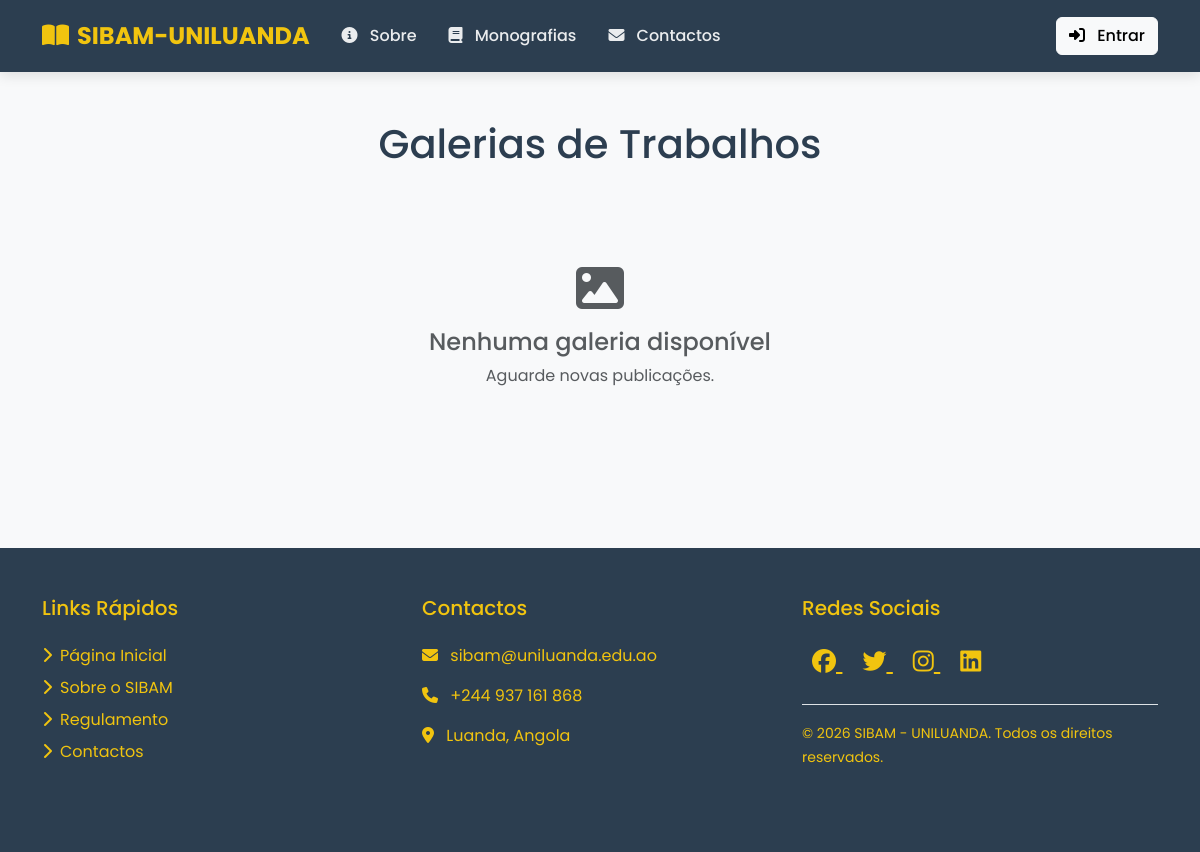
The app's page /galerias.php, older data.
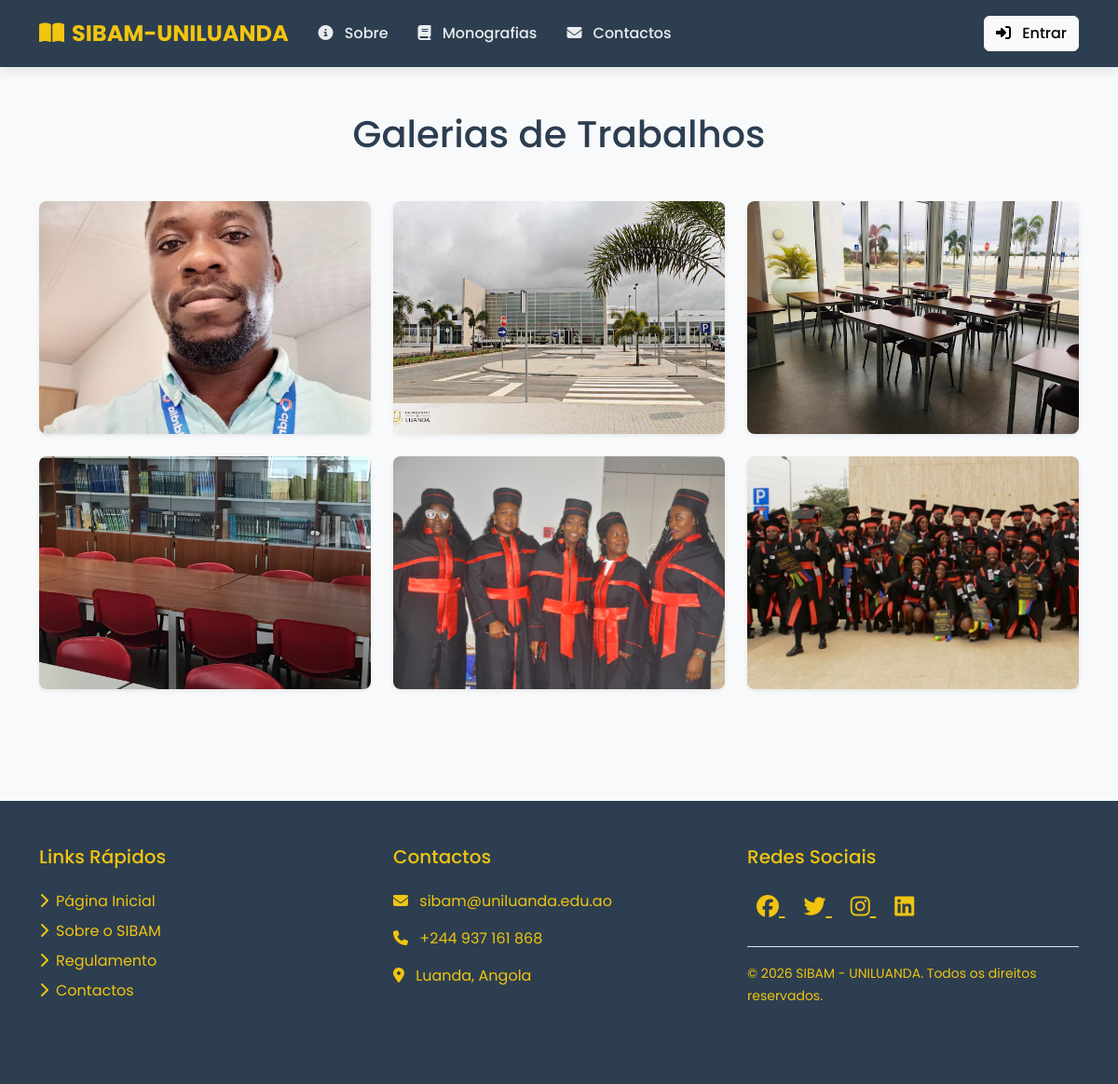
The same page, newer data.
### tables this page shows
CREATE TABLE `galerias` (
  `id` int NOT NULL AUTO_INCREMENT,
  `titulo` varchar(255) NOT NULL,
  `descricao` text,
  `imagem` varchar(255) NOT NULL,
  `categoria_id` int DEFAULT NULL,
  `status` enum('ativo','inativo') DEFAULT 'ativo',
  `usuario_id` int DEFAULT NULL,
  `data_criacao` timestamp NULL DEFAULT CURRENT_TIMESTAMP,
  `visualizacoes` int DEFAULT '0',
  PRIMARY KEY (`id`),
  KEY `idx_status` (`status`),
  KEY `idx_categoria` (`categoria_id`),
  KEY `idx_data` (`data_criacao`),
  CONSTRAINT `galerias_ibfk_1` FOREIGN KEY (`categoria_id`) REFERENCES `categorias_galeria` (`id`) ON DELETE SET NULL
);

### includes/config.php (called while the page is built, shortened)
<?php
function isLoggedIn() {
    return isset($_SESSION['logged_in']) && $_SESSION['logged_in'] === true;
}
?>

### galerias.php (the view, shortened to what this page needs)
<?php
require_once 'includes/config.php';
$page = isset($_GET['page']) ? (int)$_GET['page'] : 1;
$limit = 12;
$offset = ($page - 1) * $limit;
$query = "SELECT g.*, c.nome AS categoria, u.nome AS autor
          FROM galerias g
          LEFT JOIN categorias_galeria c ON g.categoria_id = c.id
          LEFT JOIN usuarios u ON g.usuario_id = u.id
          WHERE g.status = 'ativo'  -- ADICIONE ESTA LINHA
          ORDER BY g.data_criacao DESC
          LIMIT :limit OFFSET :offset";
$stmt = $db->prepare($query);
$stmt->bindParam(':limit', $limit, PDO::PARAM_INT);
$stmt->bindParam(':offset', $offset, PDO::PARAM_INT);
$stmt->execute();
$galerias = $stmt->fetchAll(PDO::FETCH_ASSOC);
?>
<!DOCTYPE html>
<html lang="pt-pt">
<head>
    <?php include 'includes/head.php'; ?>
</head>
<body>
    <?php include 'includes/header.php'; ?>
    <div class="container py-5">
        <h1 class="text-center mb-5">Galerias de Trabalhos</h1>
        <?php if (count($galerias) > 0): ?>
            <div class="row">
                <?php foreach ($galerias as $galeria): ?>
                    <div class="col-md-6 col-lg-4 mb-4">
                        <div class="gallery-item shadow-sm">
                            <img src="assets/uploads/galerias/<?php echo htmlspecialchars($galeria['imagem']); ?>"
                                 alt="<?php echo htmlspecialchars($galeria['titulo']); ?>"
                                 onerror="this.src='assets/images/placeholder.jpg'">
                        </div>
                    </div>
                <?php endforeach; ?>
            </div>
        <?php else: ?>
            <div class="text-center py-5">
                <i class="fas fa-image fa-3x text-muted mb-3"></i>
                <h4 class="text-muted">Nenhuma galeria disponível</h4>
                <p class="text-muted">Aguarde novas publicações.</p>
            </div>
        <?php endif; ?>
    </div>
    <?php include 'includes/footer.php'; ?>
</body>
</html>

### includes/head.php (shortened to what this page needs)
<link href="https://cdn.jsdelivr.net/npm/bootstrap@5.3.3/dist/css/bootstrap.min.css" rel="stylesheet">
<link rel="stylesheet" href="https://cdnjs.cloudflare.com/ajax/libs/font-awesome/6.5.0/css/all.min.css">
<link rel="stylesheet" href="https://cdnjs.cloudflare.com/ajax/libs/animate.css/4.1.1/animate.min.css">
<link rel="stylesheet" href="css/style.css">

### includes/header.php (shortened to what this page needs)
<nav class="navbar navbar-expand-lg navbar-dark sticky-top">
    <div class="container">
        <a class="navbar-brand" href="home.php"><i class="fas fa-book-open me-2"></i>SIBAM-UNILUANDA</a>
        <div class="collapse navbar-collapse" id="navbarLinks">
            <ul class="navbar-nav me-auto mb-2 mb-lg-0">
                <li class="nav-item">
                    <a class="nav-link" href="sobre.php"><i class="fas fa-info-circle"></i> Sobre</a>
                </li>
                <li class="nav-item">
                    <a class="nav-link" href="monografias.php"><i class="fas fa-book"></i> Monografias</a>
                </li>
                <li class="nav-item">
                    <a class="nav-link" href="contactos.php"><i class="fas fa-envelope"></i> Contactos</a>
                </li>
            </ul>
        </div>
        <div class="d-flex">
            <?php if (isLoggedIn()): ?>
                <div class="dropdown">
                    <button class="btn btn-outline-light dropdown-toggle d-flex align-items-center" type="button" id="userDropdown" data-bs-toggle="dropdown" aria-expanded="false">
                        <img src="assets/images/avatar/<?php echo htmlspecialchars($_SESSION['user_foto']); ?>"
                             alt="Foto de Perfil"
                             class="rounded-circle me-2 user-avatar"
                             width="40"
                             height="40"
                             onerror="this.src='assets/images/avatar/default.png'">
                        <?php echo htmlspecialchars($_SESSION['user_nome']); ?>
                    </button>
                    <ul class="dropdown-menu dropdown-menu-end" aria-labelledby="userDropdown">
                        <li><a class="dropdown-item" href="perfil.php"><i class="fas fa-user me-2"></i> Perfil</a></li>
                        <?php if (isAdmin()): ?>
                            <li><a class="dropdown-item" href="admin/dashboard.php"><i class="fas fa-tachometer-alt me-2"></i> Painel</a></li>
                        <?php endif; ?>
                        <li><hr class="dropdown-divider"></li>
                        <li><a class="dropdown-item" href="logout.php"><i class="fas fa-sign-out-alt me-2"></i> Sair</a></li>
                    </ul>
                </div>
            <?php else: ?>
                <button class="btn btn-light btn-login" data-bs-toggle="modal" data-bs-target="#loginModal">
                    <i class="fas fa-sign-in-alt me-2"></i> Entrar
                </button>
            <?php endif; ?>
        </div>
    </div>
</nav>

### includes/footer.php (shortened to what this page needs)
<footer class="py-5 mt-5">
    <div class="container">
        <div class="row">
            <div class="col-md-4 mb-4">
                <h5 class="mb-4">Links Rápidos</h5>
                <ul class="list-unstyled footer-links">
                    <li class="mb-2"><a href="home.php"><i class="fas fa-chevron-right me-2"></i>Página Inicial</a></li>
                    <li class="mb-2"><a href="sobre.php"><i class="fas fa-chevron-right me-2"></i>Sobre o SIBAM</a></li>
                    <li class="mb-2"><a href="regulamento.php"><i class="fas fa-chevron-right me-2"></i>Regulamento</a></li>
                    <li class="mb-2"><a href="contactos.php"><i class="fas fa-chevron-right me-2"></i>Contactos</a></li>
                </ul>
            </div>
            <div class="col-md-4 mb-4">
                <h5 class="mb-4">Contactos</h5>
                <ul class="list-unstyled">
                    <li class="mb-3"><i class="fas fa-envelope me-2"></i> sibam@uniluanda.edu.ao</li>
                    <li class="mb-3"><i class="fas fa-phone me-2"></i> +244 937 161 868</li>
                    <li class="mb-3"><i class="fas fa-map-marker-alt me-2"></i> Luanda, Angola</li>
                </ul>
            </div>
            <div class="col-md-4 mb-4">
                <h5 class="mb-4">Redes Sociais</h5>
                <div class="mb-4">
                    <a href="https://facebook.com/uniluanda" class="social-icon" target="_blank">
                        <i class="fab fa-facebook"></i>
                    </a>
                    <a href="https://twitter.com/uniluanda" class="social-icon" target="_blank">
                        <i class="fab fa-twitter"></i>
                    </a>
                    <a href="https://instagram.com/uniluanda" class="social-icon" target="_blank">
                        <i class="fab fa-instagram"></i>
                    </a>
                    <a href="https://linkedin.com/uniluanda" class="social-icon" target="_blank">
                        <i class="fab fa-linkedin"></i>
                    </a>
                </div>
                <div class="mt-4 pt-3 border-top">
                    <small>© <?php echo date("Y"); ?> SIBAM - UNILUANDA. Todos os direitos reservados.</small>
                </div>
            </div>
        </div>
    </div>
</footer>

### css/style.css (style rules this page uses)
.btn { border-radius: 6px; font-weight: 500; transition: all 0.3s ease; }

### galerias.php (style rules this page uses)
:root { --primary-color: #2c3e50; --secondary-color: #3498db; --accent-color: #e74c3c; --light-color: #ecf0f1; --dark-color: #2c3e50; --gold-color: #f1c40f; }
body { font-family: 'Poppins', sans-serif; background-color: #f8f9fa; color: var(--dark-color); min-height: 100vh; display: flex; flex-direction: column; }
.navbar { background: linear-gradient(135deg, var(--primary-color), var(--dark-color)); box-shadow: 0 4px 12px rgba(0, 0, 0, 0.1); padding: 0.8rem 1rem; }
.navbar-brand { font-weight: 700; font-size: 1.5rem; color: var(--gold-color) !important; transition: all 0.3s ease; }
.nav-link { color: rgba(255, 255, 255, 0.9) !important; font-weight: 500; margin: 0 0.5rem; padding: 0.5rem 1rem; border-radius: 4px; transition: all 0.3s ease; }
.nav-link i { margin-right: 8px; }
footer { background: var(--dark-color); color: var(--gold-color) !important; margin-top: auto; }
.footer-links a { color: var(--gold-color) !important; text-decoration: none; transition: all 0.3s ease; }
.social-icon { color: var(--gold-color) !important; font-size: 1.5rem; margin: 0 10px; transition: all 0.3s ease; }
.gallery-item { position: relative; overflow: hidden; border-radius: 8px; height: 250px; }
.gallery-item img { width: 100%; height: 100%; object-fit: cover; transition: transform 0.3s ease; }

Row changes from the older to the newer data that the page shows:
added galerias: imagem (picture)
added galerias: imagem (picture)
added galerias: imagem (picture)
added galerias: imagem (picture)
added galerias: imagem (picture)
added galerias: imagem (picture)
Text that changed along with them:
text no longer shown: "Nenhuma galeria disponível Aguarde novas publicações."
